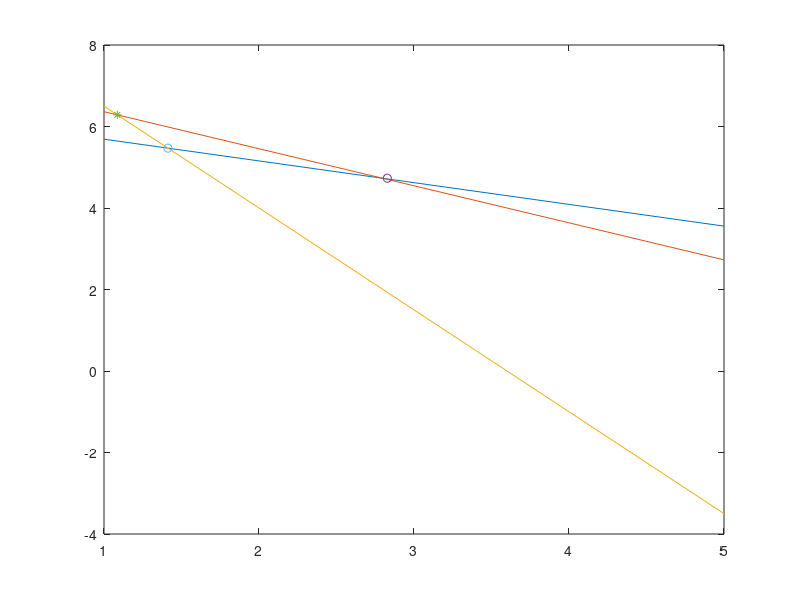

The MATLAB script that drew this image:
function graph_1505032()
%1.2x + 2.25y ? 14
%x + 1.1y ? 8
%2.5x + y ? 9
%x ? 0
%y ? 0
%f(x, y) = 1.75x+1.25y
x1=1:5;
y1=(14-(1.2.*(x1)))./2.25;
x2=1:5;
y2=(8-x2)./1.1;
x3=1:5;
y3=(9-(2.5.*x3));
p1=263/93;
q1=440/93;
p2=38/35;
q2=44/7;
p3=250/177;
q3=968/177;
z1=1.75*p1+1.25*q1;
z2=1.75*p2+1.25*q2;
z3=1.75*p3+1.25*q3;
disp('z1 is:')

max=z1;
if(z2>max)
   max=z2;
else if(z3>max)
        max=z3;
 end
    %disp(max);
    disp('z1 is');
    disp(z1);
    disp('z2 is');
    disp(z2);
    disp('z3 is');
    disp(z3);
    disp('Max is==>');
    disp(max);
plot(x1,y1,x2,y2,x3,y3,p1,q1,'o',p2,q2,'*',p3,q3,'o');
end